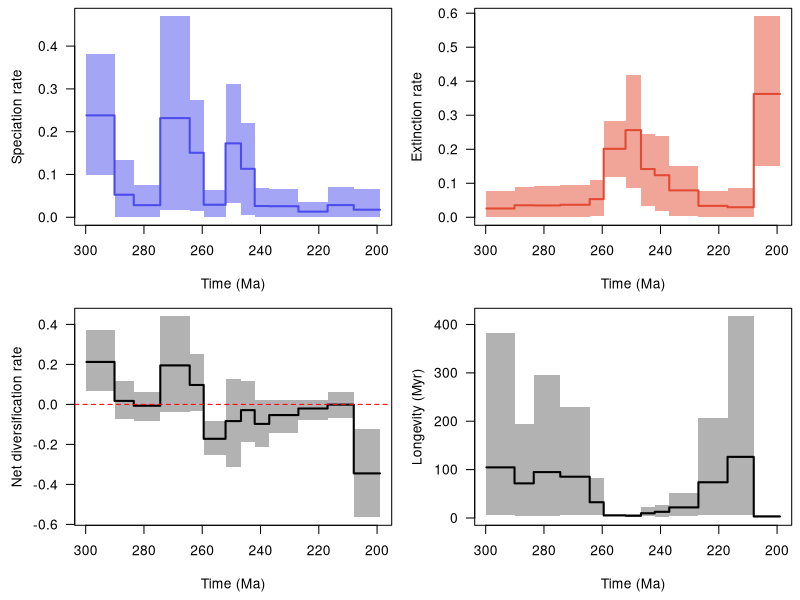

This chart was generated by the following R code:
pdf(file='C:/Users/SimoesLabAdmin/Documents/BDNN_Arielli/updated_occurrence_analyses/model_3/synapsida/combined_10_RTT.pdf', width = 9, height = 6, useDingbats = FALSE)

layout(matrix(1:4, ncol = 2, nrow = 2, byrow = TRUE))
par(las = 1, mar = c(4.5, 4.5, 0.5, 0.5))
time_vec=c(299.7373352050781, 290.10001,290.1,283.50001,283.5,274.40000999999995,274.4,264.30001,264.3,259.50001,259.5,252.00001,252.0,246.70001,246.7,242.00001,242.0,237.00001,237.0,227.00001,227.0,217.00001,217.0,208.00001,208.0,199.0086555480957)
sp_mean=c(0.2381567932087747, 0.2381567932087747,0.05266337554779648,0.05266337554779648,0.028227071026608052,0.028227071026608052,0.23177400480317562,0.23177400480317562,0.1507441997838746,0.1507441997838746,0.02929490556302292,0.02929490556302292,0.17276093059001982,0.17276093059001982,0.11316246771182792,0.11316246771182792,0.026205972296753987,0.026205972296753987,0.025878642871070303,0.025878642871070303,0.013168410430652438,0.013168410430652438,0.02842215785042257,0.02842215785042257,0.017646322887094147,0.017646322887094147)
sp_lwr=c(0.09860242022481039, 0.09860242022481039,0.0002497370627238778,0.0002497370627238778,0.0001432906029280959,0.0001432906029280959,0.016532758662553406,0.016532758662553406,0.014225372611273828,0.014225372611273828,0.0009882291318777422,0.0009882291318777422,0.03316109157958439,0.03316109157958439,0.005755690370627079,0.005755690370627079,0.0005222390847760039,0.0005222390847760039,0.00010429368122880771,0.00010429368122880771,5.7826487558156844e-05,5.7826487558156844e-05,0.0004173737105715075,0.0004173737105715075,4.8911336814852475e-06,4.8911336814852475e-06)
sp_upr=c(0.3820519640456316, 0.3820519640456316,0.13287192461328803,0.13287192461328803,0.07540180279582707,0.07540180279582707,0.4695797308520183,0.4695797308520183,0.2738866147194831,0.2738866147194831,0.06463826339900006,0.06463826339900006,0.3112154389659789,0.3112154389659789,0.21950873590868095,0.21950873590868095,0.06881020456509657,0.06881020456509657,0.06626274493795009,0.06626274493795009,0.03600815809831915,0.03600815809831915,0.06991736746218218,0.06991736746218218,0.06559563463133421,0.06559563463133421)
ex_mean=c(0.025798594644518388, 0.025798594644518388,0.035264398126578084,0.035264398126578084,0.03489489795803505,0.03489489795803505,0.036785959069169115,0.036785959069169115,0.05348291620404565,0.05348291620404565,0.2013495264057725,0.2013495264057725,0.25626880624867643,0.25626880624867643,0.14185386753929413,0.14185386753929413,0.12361798901843563,0.12361798901843563,0.07920654060596753,0.07920654060596753,0.03358302013886697,0.03358302013886697,0.029526714004712296,0.029526714004712296,0.3626429310344807,0.3626429310344807)
ex_lwr=c(0.0005096145896585439, 0.0005096145896585439,0.0002607769944776524,0.0002607769944776524,6.66018122847433e-05,6.66018122847433e-05,0.00011709750505697697,0.00011709750505697697,0.005169509768201094,0.005169509768201094,0.11780204175406155,0.11780204175406155,0.08660487730584776,0.08660487730584776,0.03179943299518697,0.03179943299518697,0.01982222426552876,0.01982222426552876,0.0026313811474646294,0.0026313811474646294,0.00030821763445824994,0.00030821763445824994,0.0003117893917465481,0.0003117893917465481,0.15151042488838926,0.15151042488838926)
ex_upr=c(0.0761055369751022, 0.0761055369751022,0.08810972912150337,0.08810972912150337,0.09336897689087191,0.09336897689087191,0.09635714602089912,0.09635714602089912,0.11048439337980401,0.11048439337980401,0.28331704412177644,0.28331704412177644,0.4172162334490857,0.4172162334490857,0.24622572248861802,0.24622572248861802,0.23874349650426074,0.23874349650426074,0.15216453417155862,0.15216453417155862,0.0772052502833415,0.0772052502833415,0.08692744169651498,0.08692744169651498,0.5907333555440863,0.5907333555440863)
div_mean=c(0.21235819856425642, 0.21235819856425642,0.017398977421218317,0.017398977421218317,-0.006667826931427052,-0.006667826931427052,0.1949880457340068,0.1949880457340068,0.09726128357982897,0.09726128357982897,-0.17205462084274956,-0.17205462084274956,-0.08350787565865626,-0.08350787565865626,-0.028691399827466303,-0.028691399827466303,-0.09741201672168143,-0.09741201672168143,-0.0533278977348973,-0.0533278977348973,-0.02041460970821456,-0.02041460970821456,-0.0011045561542897815,-0.0011045561542897815,-0.34499660814738686,-0.34499660814738686)
div_lwr=c(0.06764948754885701, 0.06764948754885701,-0.07492142671904617,-0.07492142671904617,-0.08397441221743586,-0.08397441221743586,-0.03642384075655121,-0.03642384075655121,-0.03187686352765516,-0.03187686352765516,-0.2543250303677283,-0.2543250303677283,-0.31211851187723605,-0.31211851187723605,-0.19040774327179447,-0.19040774327179447,-0.2123937355686859,-0.2123937355686859,-0.14248556891349376,-0.14248556891349376,-0.0760741889817996,-0.0760741889817996,-0.06826934071004717,-0.06826934071004717,-0.5643310682720859,-0.5643310682720859)
div_upr=c(0.3711024386186453, 0.3711024386186453,0.11490166137366414,0.11490166137366414,0.06044843479155078,0.06044843479155078,0.44032735082581986,0.44032735082581986,0.2509355039158824,0.2509355039158824,-0.08360751378574671,-0.08360751378574671,0.12478809533343643,0.12478809533343643,0.11639076122062764,0.11639076122062764,0.024273149533066682,0.024273149533066682,0.02094847300867786,0.02094847300867786,0.02135877812862924,0.02135877812862924,0.06195816479585908,0.06195816479585908,-0.12443710365621599,-0.12443710365621599)
long_mean=c(104.67012147474288, 104.67012147474288,71.5238685746193,71.5238685746193,94.89065449714661,94.89065449714661,85.34967157173156,85.34967157173156,32.572480448246004,32.572480448246004,5.233167840242386,5.233167840242386,4.547969921350479,4.547969921350479,9.744413000822068,9.744413000822068,12.790899384737015,12.790899384737015,21.902933139324187,21.902933139324187,73.84148015213013,73.84148015213013,126.35057978916169,126.35057978916169,3.0908041743040084,3.0908041743040084)
long_lwr=c(6.3759169578552255, 6.3759169578552255,5.080966949462891,5.080966949462891,5.072298049926758,5.072298049926758,5.7105278968811035,5.7105278968811035,5.803638458251953,5.803638458251953,3.199450254440307,3.199450254440307,1.8506225347518919,1.8506225347518919,3.4954442977905273,3.4954442977905273,3.058727979660034,3.058727979660034,4.298966407775879,4.298966407775879,6.824775218963623,6.824775218963623,5.750898361206055,5.750898361206055,1.49207603931427,1.49207603931427)
long_upr=c(382.8978576660156, 382.8978576660156,193.81959533691406,193.81959533691406,296.06378173828125,296.06378173828125,229.0647125244141,229.0647125244141,81.6550064086914,81.6550064086914,7.721712112426758,7.721712112426758,8.645917892456055,8.645917892456055,22.182310104370117,22.182310104370117,26.208276748657227,26.208276748657227,52.665687561035156,52.665687561035156,207.55191040039062,207.55191040039062,416.8397216796875,416.8397216796875,5.241944789886475,5.241944789886475)
xlim = c(299.7373352050781, 199.0086555480957)
ylim = c(4.8911336814852475e-06, 0.4695797308520183)
not_NA = !is.na(sp_mean)
plot(time_vec[not_NA], sp_mean[not_NA], type = 'n', xlim = xlim, ylim = ylim, xlab = 'Time (Ma)', ylab = 'Speciation rate')
polygon(c(time_vec[not_NA], rev(time_vec[not_NA])), c(sp_lwr[not_NA], rev(sp_upr[not_NA])), col = adjustcolor('#4c4cec', alpha = 0.5), border = NA)
lines(time_vec[not_NA], sp_mean[not_NA], col = '#4c4cec', lwd = 2)
ylim = c(6.66018122847433e-05, 0.5907333555440863)
not_NA = !is.na(ex_mean)
plot(time_vec[not_NA], ex_mean[not_NA], type = 'n', xlim = xlim, ylim = ylim, xlab = 'Time (Ma)', ylab = 'Extinction rate')
polygon(c(time_vec[not_NA], rev(time_vec[not_NA])), c(ex_lwr[not_NA], rev(ex_upr[not_NA])), col = adjustcolor('#e34a33', alpha = 0.5), border = NA)
lines(time_vec[not_NA], ex_mean[not_NA], col = '#e34a33', lwd = 2)
ylim = c(-0.5643310682720859, 0.44032735082581986)
not_NA = !is.na(div_mean)
plot(time_vec[not_NA], div_mean[not_NA], type = 'n', xlim = xlim, ylim = ylim, xlab = 'Time (Ma)', ylab = 'Net diversification rate')
polygon(c(time_vec[not_NA], rev(time_vec[not_NA])), c(div_lwr[not_NA], rev(div_upr[not_NA])), col = adjustcolor('black', alpha = 0.3), border = NA)
lines(time_vec[not_NA], div_mean[not_NA], col = 'black', lwd = 2)
abline(h = 0, col = 'red', lty = 2)
ylim = c(1.49207603931427, 416.8397216796875)
not_NA = !is.na(long_mean)
plot(time_vec[not_NA], long_mean[not_NA], type = 'n', xlim = xlim, ylim = ylim, xlab = 'Time (Ma)', ylab = 'Longevity (Myr)')
polygon(c(time_vec[not_NA], rev(time_vec[not_NA])), c(long_lwr[not_NA], rev(long_upr[not_NA])), col = adjustcolor('black', alpha = 0.3), border = NA)
lines(time_vec[not_NA], long_mean[not_NA], col = 'black', lwd = 2)
dev.off()
